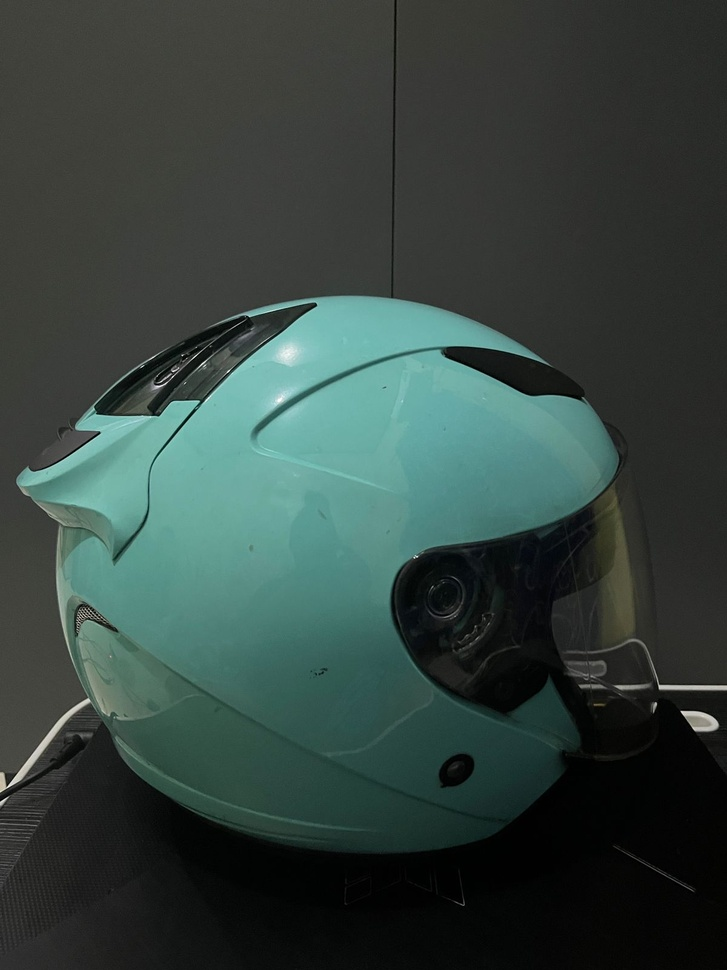
#> input picture images/helem.jpg, 727 x 970 px, shrunk from 1200 x 1600 before the run
$ python 'import2 numpy as np.py'
#> lines starting #> are read from the running program, lines starting #| are printed output that depends on the picture
import numpy as np
import matplotlib.pyplot as plt
import cv2
image = cv2.imread('images/helem.jpg')
#> image is the input picture: shape (970, 727, 3); mean B, G, R 63.1, 67.7, 52.4
image = cv2.cvtColor(image, cv2.COLOR_BGR2RGB)
plt.figure(figsize=(12, 6))
plt.subplot(1, 2, 1)
plt.imshow(image)
plt.title('Gambar Asli')
plt.axis('off')
pixel_vals = image.reshape((-1, 3))
pixel_vals = np.float32(pixel_vals)
criteria = (cv2.TERM_CRITERIA_EPS + cv2.TERM_CRITERIA_MAX_ITER, 100, 0.85)
k = 3
retval, labels, centers = cv2.kmeans(pixel_vals, k, None, criteria, 10, cv2.KMEANS_RANDOM_CENTERS)
#> retval = 456556913.9; centers = [[52.74, 59.62, 54.92], [10.45, 12.57, 11.68], [100.7, 156.7, 148]]
centers = np.uint8(centers)
#> centers = [[52, 59, 54], [10, 12, 11], [100, 156, 147]]
segmented_data = centers[labels.flatten()]
segmented_image = segmented_data.reshape((image.shape))
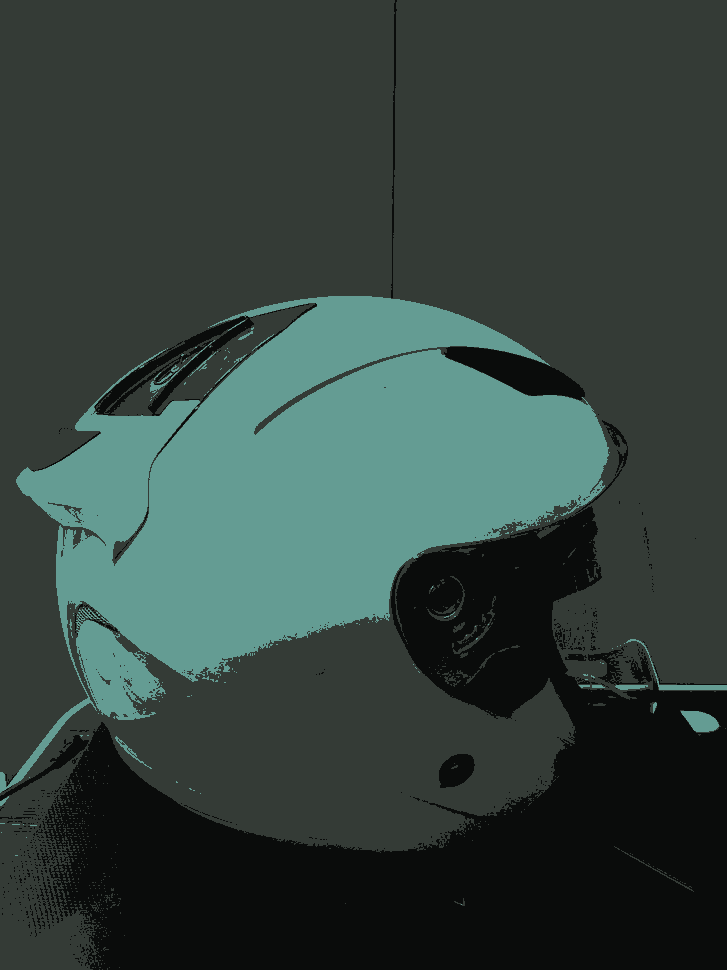
#> segmented_image: shape (970, 727, 3); mean R, G, B 51.8, 67.1, 62.2
plt.subplot(1, 2, 2)
plt.imshow(segmented_image)
plt.title('Gambar Tersegmentasi (K=3)')
plt.axis('off')
plt.tight_layout()
plt.show()
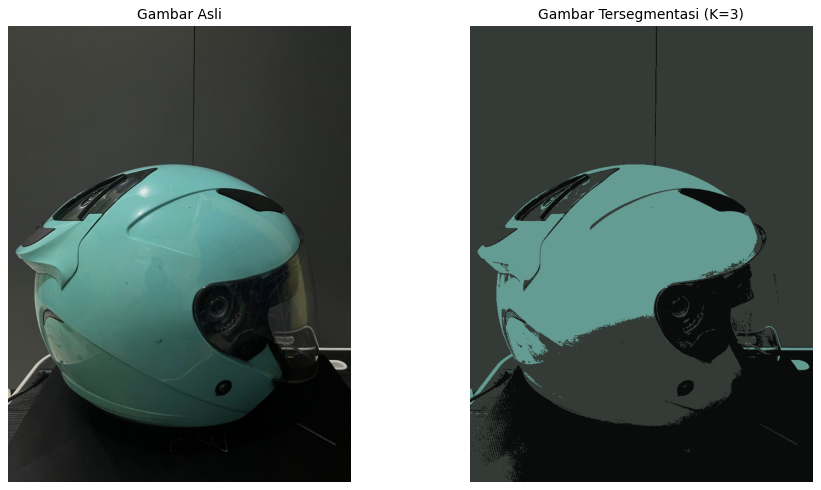
#> figure drawn by matplotlib, 2 panels

$ run again, with images/monarch.jpg copied over images/helem.jpg
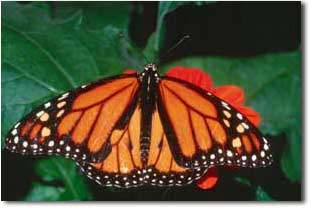
#> input picture images/monarch.jpg, 310 x 210 px
#> image is the input picture: shape (210, 310, 3); mean B, G, R 54.1, 78.4, 83
#> `retval, labels, centers = cv2.kmeans(pixel_vals, k, None, criteria, 10..`: retval = 166133867.7; centers = [[199.2, 104, 57.92], [39.17, 57.59, 37], [230, 227.5, 222]]
#> `centers = np.uint8(centers)`: centers = [[199, 103, 57], [39, 57, 37], [229, 227, 221]]
#> `segmented_image = segmented_data.reshape((image.shape))`:
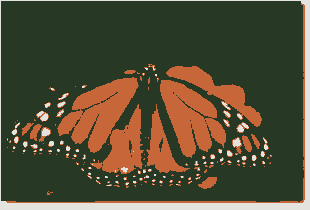
#> segmented_image: shape (210, 310, 3); mean R, G, B 82.8, 77.8, 53.8
#> `plt.show()`:
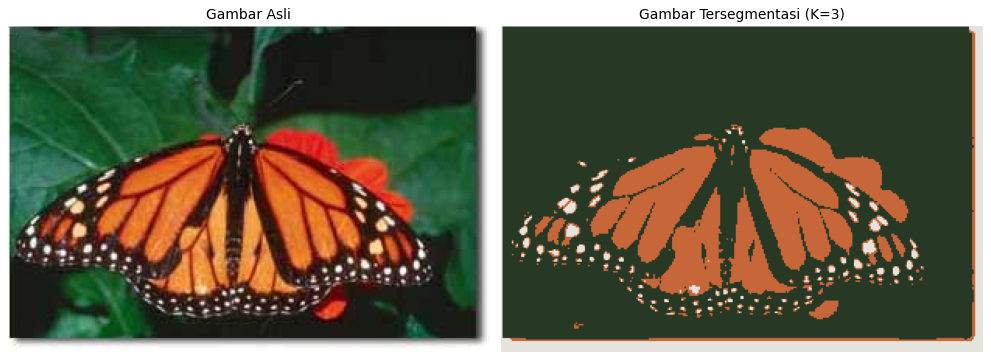
#> figure drawn by matplotlib, 2 panels

$ run again, with images/gambar_1.png saved as images/helem.jpg
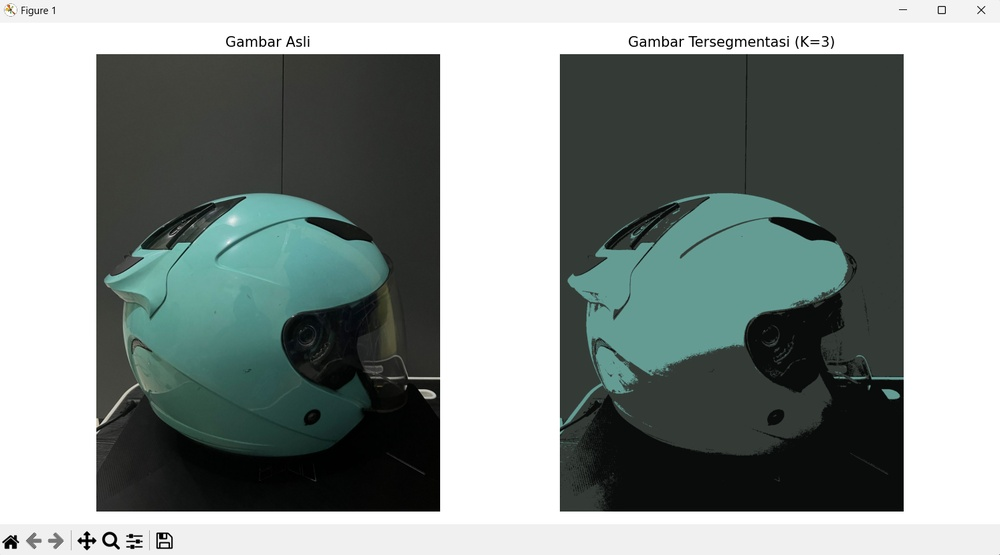
#> input picture images/gambar_1.png, 1000 x 555 px, shrunk from 1495 x 830 before the run
#> image is the input picture: shape (555, 1000, 3); mean B, G, R 143.7, 146.2, 137.7
#> `retval, labels, centers = cv2.kmeans(pixel_vals, k, None, criteria, 10..`: retval = 436739792.1; centers = [[99.88, 152.1, 143.7], [252.2, 252.2, 252.2], [40.1, 45.35, 41.99]]
#> `centers = np.uint8(centers)`: centers = [[99, 152, 143], [252, 252, 252], [40, 45, 41]]
#> `segmented_image = segmented_data.reshape((image.shape))`:
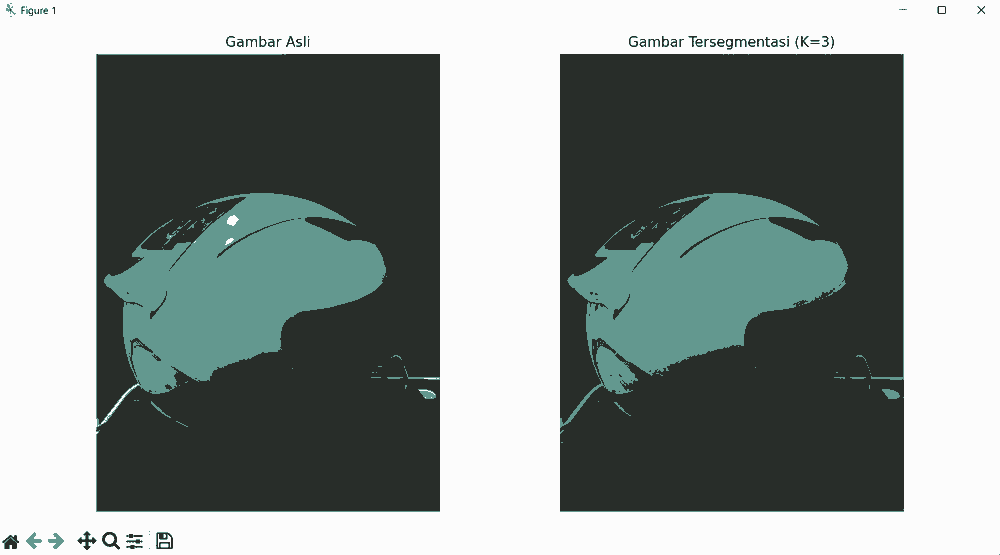
#> segmented_image: shape (555, 1000, 3); mean R, G, B 137.7, 146.2, 143.3
#> `plt.show()`:
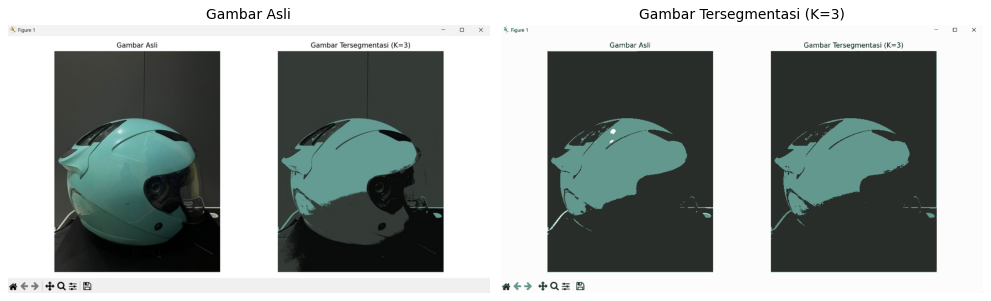
#> figure drawn by matplotlib, 2 panels
